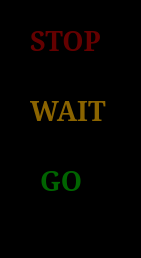
<?xml version="1.0" encoding="UTF-8"?>
<ui version="4.0">
 <class>MainWindow</class>
 <widget class="QMainWindow" name="MainWindow">
  <property name="geometry">
   <rect>
    <x>0</x>
    <y>0</y>
    <width>141</width>
    <height>258</height>
   </rect>
  </property>
  <property name="windowTitle">
   <string>MainWindow</string>
  </property>
  <property name="styleSheet">
   <string notr="true">background-color: rgb(0, 0, 0);</string>
  </property>
  <widget class="QWidget" name="centralwidget">
   <widget class="QLabel" name="lbl_stop">
    <property name="geometry">
     <rect>
      <x>30</x>
      <y>20</y>
      <width>81</width>
      <height>41</height>
     </rect>
    </property>
    <property name="font">
     <font>
      <family>MS Serif</family>
      <pointsize>20</pointsize>
      <weight>75</weight>
      <bold>true</bold>
     </font>
    </property>
    <property name="styleSheet">
     <string notr="true">color: rgb(100, 0, 0);</string>
    </property>
    <property name="text">
     <string>STOP</string>
    </property>
   </widget>
   <widget class="QLabel" name="lbl_wait">
    <property name="geometry">
     <rect>
      <x>30</x>
      <y>90</y>
      <width>81</width>
      <height>41</height>
     </rect>
    </property>
    <property name="font">
     <font>
      <family>MS Serif</family>
      <pointsize>20</pointsize>
      <weight>75</weight>
      <bold>true</bold>
     </font>
    </property>
    <property name="styleSheet">
     <string notr="true">color: rgb(139, 100, 0);</string>
    </property>
    <property name="text">
     <string>WAIT</string>
    </property>
   </widget>
   <widget class="QLabel" name="lbl_go">
    <property name="geometry">
     <rect>
      <x>40</x>
      <y>160</y>
      <width>61</width>
      <height>41</height>
     </rect>
    </property>
    <property name="font">
     <font>
      <family>MS Serif</family>
      <pointsize>20</pointsize>
      <weight>75</weight>
      <bold>true</bold>
     </font>
    </property>
    <property name="styleSheet">
     <string notr="true">color: rgb(0, 100, 0);</string>
    </property>
    <property name="text">
     <string>GO</string>
    </property>
   </widget>
  </widget>
  <widget class="QMenuBar" name="menubar">
   <property name="geometry">
    <rect>
     <x>0</x>
     <y>0</y>
     <width>141</width>
     <height>21</height>
    </rect>
   </property>
  </widget>
  <widget class="QStatusBar" name="statusbar"/>
 </widget>
 <resources>
  <include location="../../Archivos/recursos_programas.qrc"/>
 </resources>
 <connections/>
</ui>
